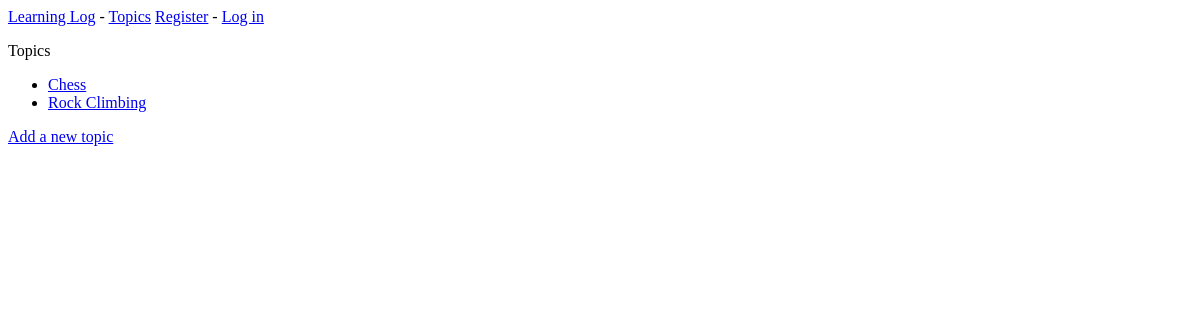
/topics/, run on an earlier commit of the app's database.
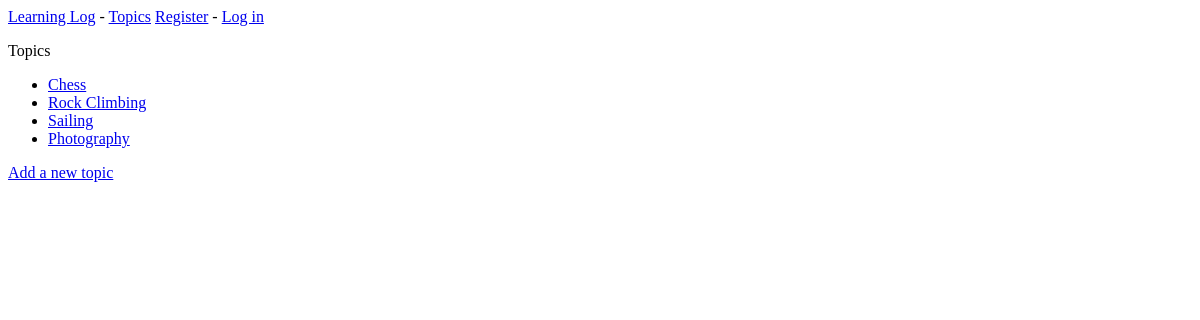
And on a later commit of the database.
### learning_logs/models.py (models this page shows, shortened)
class Topic(models.Model):
    text = models.CharField(max_length=200)
    date_added = models.DateTimeField(auto_now_add=True)

### learning_logs/views.py (the view)
# urls.py: path('topics/', views.topics, name='topics'),
def topics(request):
    topics = Topic.objects.order_by('date_added')
    context = {'topics':topics}
    return render(request, 'learning_logs/topics.html', context)

### learning_logs/templates/learning_logs/topics.html
{% extends 'learning_logs/base.html' %}
{% block content %}
    <p>Topics</p>
    <ul>
        {% for topic in topics %}
            <li>
                <a href="{% url 'learning_logs:topic' topic.id %}">{{ topic.text }}</a>
            </li>
        {% empty %}
            <li>No topics have been added yet.</li>
        {% endfor %}
    </ul>
    <a href="{% url 'learning_logs:new_topic' %}">Add a new topic</a>
{% endblock content %}

### learning_logs/templates/learning_logs/base.html (shortened to what this page needs)
<p>
    <a href="{% url 'learning_logs:index' %}">Learning Log</a> -
    <a href="{% url 'learning_logs:topics' %}">Topics</a>
    {% if user.is_authenticated %}
        Hello, {{ user.username }}
    {% else %}
        <a href="{% url 'accounts:register' %}">Register</a> -
        <a href="{% url 'accounts:login' %}">Log in</a>
    {% endif %}
</p>
{% block content %}{% endblock content%}

What changed in the data, as far as the page shows it:
added Topic: text "Sailing"
added Topic: text "Photography"
